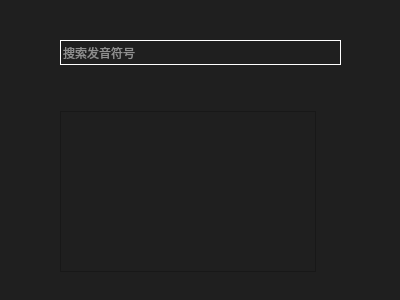
<?xml version="1.0" encoding="UTF-8"?>
<ui version="4.0">
 <class>Search</class>
 <widget class="QWidget" name="Search">
  <property name="geometry">
   <rect>
    <x>0</x>
    <y>0</y>
    <width>400</width>
    <height>300</height>
   </rect>
  </property>
  <property name="windowTitle">
   <string>Search</string>
  </property>
  <property name="windowIcon">
   <iconset resource="src.qrc">
    <normaloff>:/imag/icon.png</normaloff>:/imag/icon.png</iconset>
  </property>
  <property name="styleSheet">
   <string notr="true">QToolTip{

background-color:rgb(31,31,31);
color: rgb(211, 215, 207);
border:1px solid rgb(31,31,31);
}

QWidget{
	background-color: rgb(31,31,31);
	color: rgb(211, 215, 207);
}</string>
  </property>
  <widget class="QListWidget" name="slist">
   <property name="geometry">
    <rect>
     <x>60</x>
     <y>111</y>
     <width>256</width>
     <height>161</height>
    </rect>
   </property>
  </widget>
  <widget class="QLineEdit" name="line">
   <property name="geometry">
    <rect>
     <x>60</x>
     <y>40</y>
     <width>281</width>
     <height>25</height>
    </rect>
   </property>
   <property name="tabletTracking">
    <bool>true</bool>
   </property>
   <property name="autoFillBackground">
    <bool>true</bool>
   </property>
   <property name="styleSheet">
    <string notr="true">background-color: rgb(31,31,31);
	color: rgb(255,255,255);
border:1px solid white;</string>
   </property>
   <property name="placeholderText">
    <string>搜索发音符号</string>
   </property>
   <property name="clearButtonEnabled">
    <bool>false</bool>
   </property>
  </widget>
 </widget>
 <resources>
  <include location="src.qrc"/>
 </resources>
 <connections/>
</ui>
